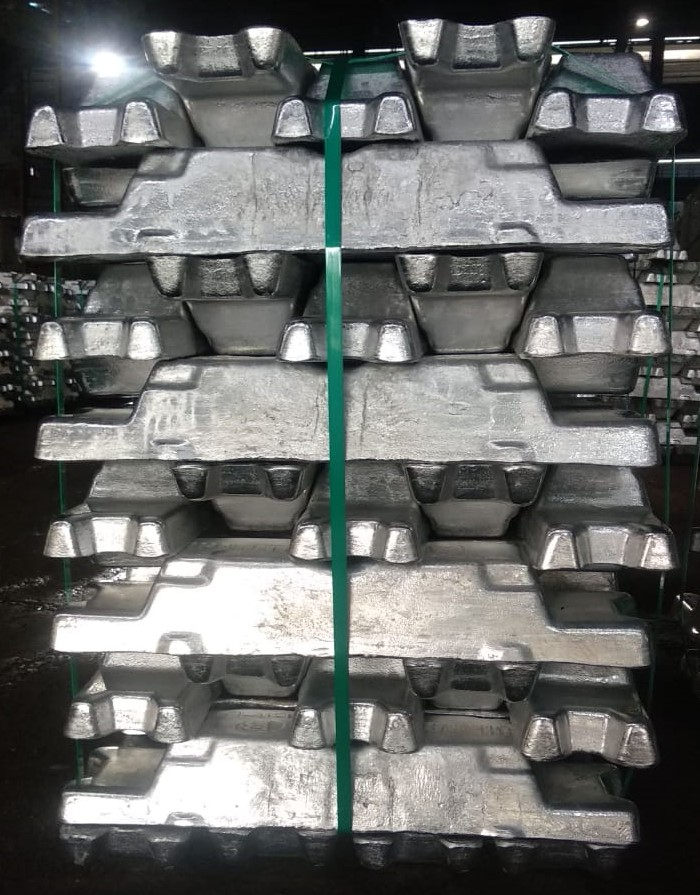
#> input picture image Processing/template/plt.jpeg, 700 x 895 px
$ python test_count.py   (older library calls are emulated)
#> lines starting #> are read from the running program, lines starting #| are printed output that depends on the picture; after the words box and inside, x2 and y2 are one past the last pixel; in counts of white or black regions, pixels touching at a corner belong together
import cv2
import numpy as np
import imutils


def nothing(x):
    pass

img = cv2.imread("template/plt.jpeg")
#> img is the input picture: shape (895, 700, 3); mean B, G, R 105.2, 107, 105.3
gray = cv2.cvtColor(img, cv2.COLOR_BGR2GRAY)
canvas = np.zeros(img.shape, np.uint8)

cv2.namedWindow("Adjust")
cv2.createTrackbar("l_H", "Adjust", 0,180,nothing)
cv2.createTrackbar("l_S", "Adjust", 0,180,nothing)
cv2.createTrackbar("l_V", "Adjust", 0,180,nothing)
cv2.createTrackbar("U_H", "Adjust", 240,255,nothing)
cv2.createTrackbar("U_S", "Adjust", 240,255,nothing)
cv2.createTrackbar("U_V", "Adjust", 240,255,nothing)
# cv2.createTrackbar("L_TH", "Adjust", 100,300,nothing)


while True:
    hsv = cv2.cvtColor(img, cv2.COLOR_BGR2HSV)
#> hsv: shape (895, 700, 3); mean H, S, V 54.3, 26, 109.1

    l_H = cv2.getTrackbarPos("l_H", "Adjust")
    l_S = cv2.getTrackbarPos("l_S", "Adjust")
    l_V = cv2.getTrackbarPos("l_V", "Adjust")
    U_H = cv2.getTrackbarPos("U_H", "Adjust")
    U_S = cv2.getTrackbarPos("U_S", "Adjust")
    U_V = cv2.getTrackbarPos("U_V", "Adjust")
    L_TH = cv2.getTrackbarPos("L_TH", "Adjust")

    lower_silver = np.array([l_H,l_S,l_V])
    upper_silver = np.array([U_H,U_S,U_V])

    # lower_silver = np.array([0,0,154])
    # upper_silver = np.array([255,255,225])

    mask = cv2.inRange(hsv, lower_silver,upper_silver)
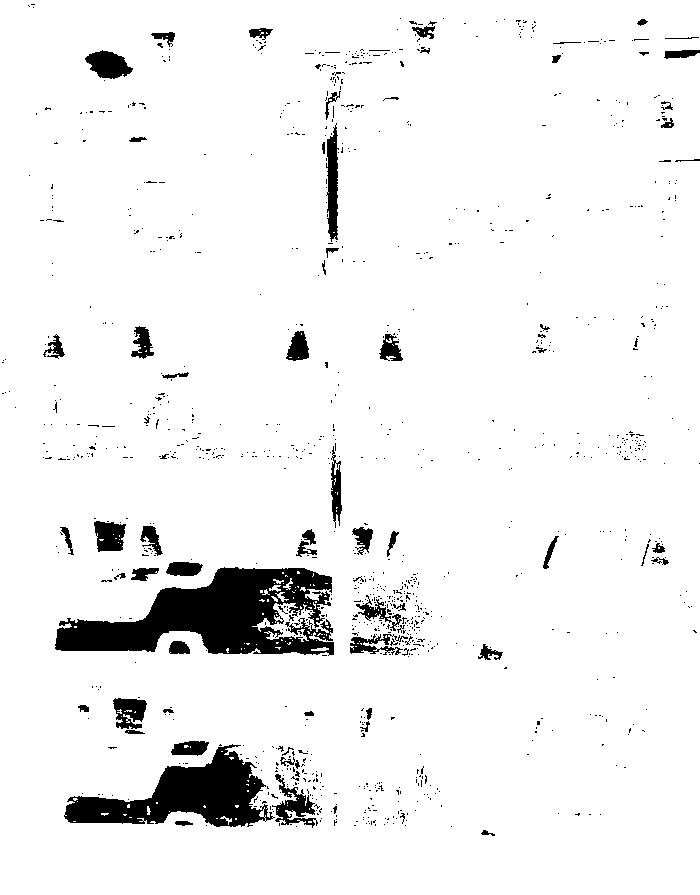
#> mask: shape (895, 700); 94.1% white; 1093 black regions (1022 under 20 px), largest, box (x1, y1, x2, y2) and area: (55, 567, 334, 656) 13714, (64, 744, 275, 827) 7919, (326, 123, 339, 242) 1007
    edge = cv2.Canny(mask, L_TH, 300)
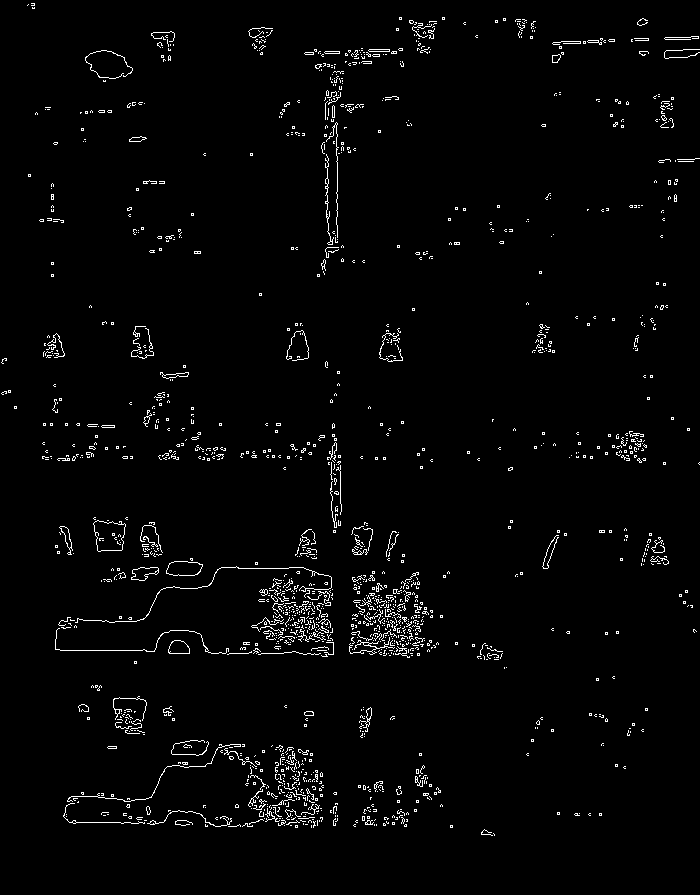
#> edge: shape (895, 700); 2.3% white in thin lines or dots
    kernel = np.ones((5,5),np.uint8)
    # [4 lines of commented-out code are left out]

    cv2.imshow("mask",cv2.resize(edge, None, fx = 0.5, fy = 0.5))
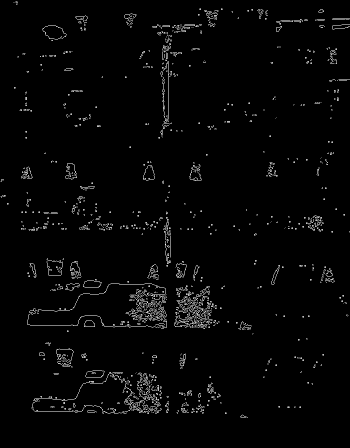
#> window 'mask': shape (448, 350); min 0, max 255, mean 5.8
    key = cv2.waitKey(1)
#> (key Esc is pressed here)
    if key == 27:
        break

cnts = cv2.findContours(mask, cv2.RETR_EXTERNAL, cv2.CHAIN_APPROX_SIMPLE)
#> cnts = 1 contour; box (x1, y1, x2, y2) and area: (0, 0, 700, 895) 624582
cnts = imutils.grab_contours(cnts)


for c in cnts:
    (x, y, w, h) = cv2.boundingRect(c)

    if (80>=w<=100) and (50>=h<=100):
        cv2.rectangle(canvas, (x, y), (x + w, y + h), (0, 255, 0), 2)
#> this loop made 1 pass
#> canvas: shape (895, 700, 3); every value is 0


#Calculate ----------------------------------------------------------
canvas2gray = cv2.cvtColor(canvas,cv2.COLOR_BGR2GRAY)
#> canvas2gray: shape (895, 700); every value is 0

im2,contours,hierarchy = cv2.findContours(canvas2gray, cv2.RETR_EXTERNAL, cv2.CHAIN_APPROX_SIMPLE)
#> contours = []

print("Number of boxes:-",len(contours)-1)
#| Number of boxes:- -1

cv2.imshow("canvas",cv2.resize(canvas, None, fx = 0.5, fy = 0.5))
cv2.waitKey(0)

cv2.destroyAllWindows()

$ run again, with image Processing/template/1_temp.jpeg copied over image Processing/template/plt.jpeg
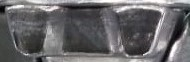
#> input picture image Processing/template/1_temp.jpeg, 190 x 62 px
#> img is the input picture: shape (62, 190, 3); mean B, G, R 104.8, 102.7, 103.9
#> hsv: shape (62, 190, 3); mean H, S, V 104.1, 11.5, 105.8
#> `mask = cv2.inRange(hsv, lower_silver,upper_silver)`:
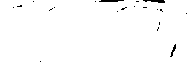
#> mask: shape (62, 190); 98.6% white; 20 black regions (17 under 20 px), largest, box (x1, y1, x2, y2) and area: (143, 0, 165, 3) 44, (99, 0, 124, 2) 42, (170, 44, 176, 57) 28
#> edge: shape (62, 190); 1.6% white in thin lines or dots
#> `cv2.imshow("mask",cv2.resize(edge, None, fx = 0.5, fy = 0.5))`:
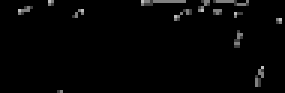
#> window 'mask': shape (31, 95) (shown 3 times larger); min 0, max 191, mean 4.2
#> cnts = 1 contour; box (x1, y1, x2, y2) and area: (0, 0, 190, 62) 11438
#> the loop `for c in cnts:` made 1 pass
#> canvas2gray: shape (62, 190); every value is 0
#> contours = []
#| Number of boxes:- -1
